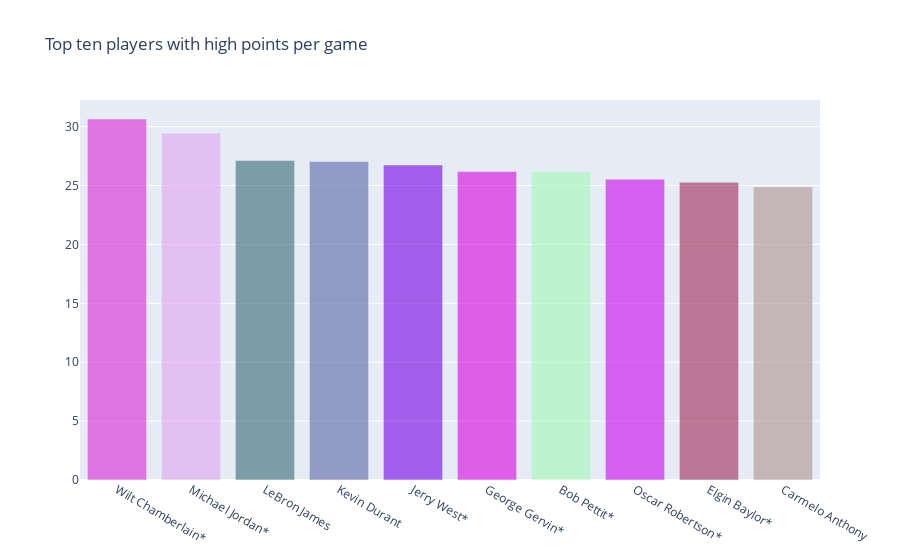

Notebook code cell kept with this figure:
### Markdown cell above
# Points per game

### Code cell
trace0 = go.Bar(
    x=ppg['player'].head(10),
    y=ppg['PPG'].head(10),
    marker=dict(
        color= random_colors(10),
       
        
    ),
    opacity=0.6
)

data = [trace0]
layout = go.Layout(
    title='Top ten players with high points per game',
)

fig = go.Figure(data=data, layout=layout)
py.iplot(fig, filename='text-hover-bar')

### Figure 1 — Plotly figure (JSON) as saved in the notebook; plotly's stock layout.template omitted (floating-point values rounded to 4 significant figures)
{"data": [{"marker": {"color": ["#D926D5", "#E1A3EE", "#386972", "#5A66A5", "#7703E4", "#D902E2", "#A4F8B5", "#CB02EF", "#9E2B52", "#AE918F"]}, "opacity": 0.6, "type": "bar", "x": ["Wilt Chamberlain*", "Michael Jordan*", "LeBron James", "Kevin Durant", "Jerry West*", "George Gervin*", "Bob Pettit*", "Oscar Robertson*", "Elgin Baylor*", "Carmelo Anthony"], "y": [30.65, 29.44, 27.12, 27.03, 26.74, 26.18, 26.18, 25.53, 25.28, 24.88]}], "layout": {"title": {"text": "Top ten players with high points per game"}}}
